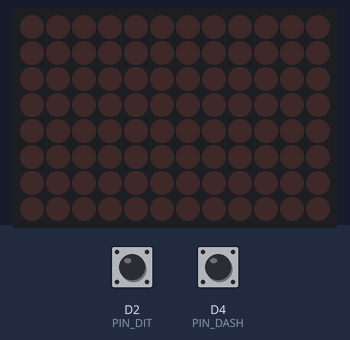
Bench run of a sketch on a simulated Arduino Uno R4 WiFi. Shown: 12×8 LED matrix. The test bench sets the inputs (shaded band); at power-on: D2 (PIN_DIT) HIGH, D4 (PIN_DASH) HIGH. Nothing arrives over Bluetooth unless stated; a phone connects over Bluetooth LE 3 s after start; what the sketch prints to the serial monitor is not drawn.

Above: at 1.2 s.
1.3 s: D2 (PIN_DIT) pulled LOW for 0.15 s
At 3.1 s:
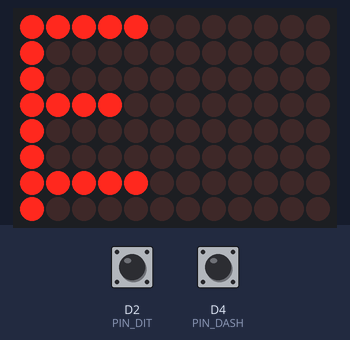
4.4 s: D4 (PIN_DASH) pulled LOW for 0.15 s
At 5.7 s:
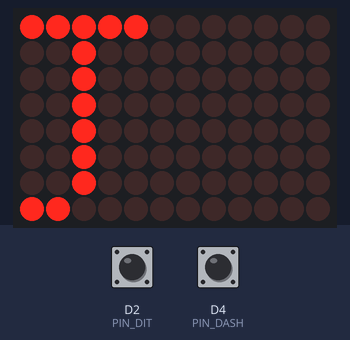
9.0 s: D2 (PIN_DIT) pulled LOW for 1 s
At 9.3 s:
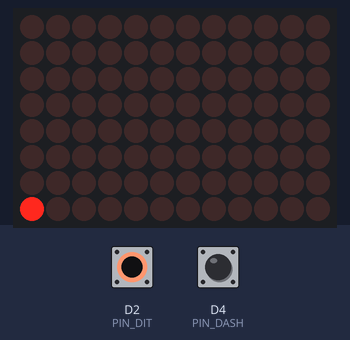
12.6 s: D2 (PIN_DIT) pulled LOW for 3.2 s
At 14.4 s:
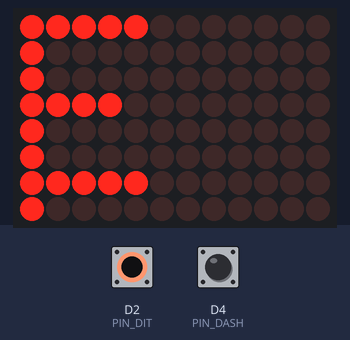
17.3 s: D2 (PIN_DIT) pulsed LOW 5 times (0.12 s each, 0.3 s apart)
At 19.8 s:
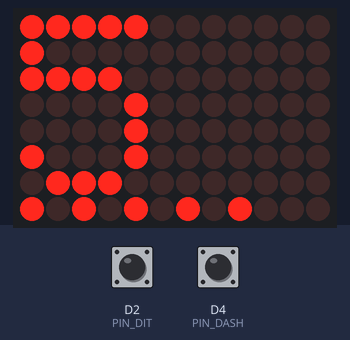
Timing chart, 0 to 21.3 s (numbered marks = the images above; inputs shaded):
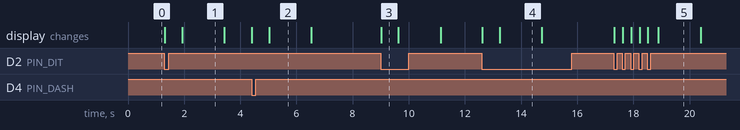

Measured:
- after the input at 1.3 s, the display: first changes at once (image 1 shows a later state)
- after the input at 4.4 s, the display: first changes at once (image 2 shows a later state)
- after the input at 9.0 s, the display: changes at once (image 3)
- after the input at 12.6 s, the display: first changes at once (image 4 shows a later state)
- after the input at 17.3 s, the display: first changes at once (image 5 shows a later state)
- what the display in image 1 shows lasts 1.5 s, from 1.9 s to 3.4 s
- what the display in image 3 shows lasts 0.6 s, from 9.0 s to 9.6 s

The sketch:

MorseTrainer_R4WiFi_v13.ino
```cpp
/*
 * ============================================================
 *  Morse Trainer – Arduino UNO R4 WiFi  (Paddle-Version v3.1)
 *  Interface : USB (Serial, 115200 Bd) + Bluetooth BLE
 *  Display   : 12×8 LED-Matrix onboard  → Arduino_LED_Matrix
 *
 *  Paddle-Belegung
 *    DIT-Taste  → Pin D2  (Punkt  '.')  → GND
 *    DASH-Taste → Pin D4  (Strich '-')  → GND
 *
 *  Erkennung (pro Taste unabhängig)
 *    • Mehrfach-Sampling (Majority-Vote) gegen Preller
 *    • Zustandsautomat: OFFEN → GEDRÜCKT → OFFEN
 *    • Genau EIN Symbol pro physischer Betätigung
 *    • Cooldown verhindert Doppel-Trigger durch Prellen
 *
 *  Bibliotheken
 *    ArduinoBLE         ← Bibliotheksmanager
 *    Arduino_LED_Matrix ← im R4-WiFi-Boardpaket enthalten
 * ============================================================
 */

#include <ArduinoBLE.h>
#include "Arduino_LED_Matrix.h"

// ═══════════════════════════════════════════════════════════
//  PIN-KONFIGURATION
// ═══════════════════════════════════════════════════════════
#define PIN_DIT   2
#define PIN_DASH  4

// ═══════════════════════════════════════════════════════════
//  TIMING  (Millisekunden) – mit Website synchron halten!
// ═══════════════════════════════════════════════════════════
const uint16_t CHAR_TIMEOUT_MS        = 380;  // fertiger, eindeutiger Buchstabe
const uint16_t CHAR_TIMEOUT_AMBIG_MS  = 620;  // Puffer noch Präfix (z.B. "-" → noch nicht T)
const uint16_t DISPLAY_HOLD_MS        = 1500;

// Paddle-Debounce (advanced)
const uint8_t  SAMPLE_COUNT       = 5;    // Anzahl Pin-Abfragen pro Zyklus
const uint16_t SAMPLE_INTERVAL_US   = 400; // Abstand zwischen Samples
const uint8_t  SAMPLE_THRESHOLD     = 4;  // mind. 4/5 LOW = gedrückt
const uint16_t PRESS_SETTLE_MS      = 2;   // stabiler Druck bevor Symbol senden
const uint16_t RELEASE_SETTLE_MS    = 3;   // stabiles Loslassen bevor neue Betätigung
const uint16_t SYMBOL_COOLDOWN_MS   = 28;  // Mindestabstand gleiche Taste (Preller-Schutz)

// ═══════════════════════════════════════════════════════════
//  PADDLE-ZUSTANDSAUTOMAT
// ═══════════════════════════════════════════════════════════
enum PaddleState : uint8_t {
  PADDLE_OPEN = 0,
  PADDLE_DEBOUNCE_PRESS,
  PADDLE_HELD,
  PADDLE_DEBOUNCE_RELEASE
};

struct PaddleKey {
  uint8_t     pin;
  char        symbol;
  PaddleState state;
  uint32_t    stateSince;
  uint32_t    lastSymbolAt;
  bool        rawPressed;
  bool        symbolSent;
};

// ═══════════════════════════════════════════════════════════
//  BLE  (UUIDs identisch zur Website)
// ═══════════════════════════════════════════════════════════
BLEService              morseService("19b10000-e8f2-537e-4f6c-d104768a1214");
BLEStringCharacteristic bleCharTX("19b10001-e8f2-537e-4f6c-d104768a1214",
                                 BLERead | BLENotify, 4);
BLEStringCharacteristic bleCharRX("19b10002-e8f2-537e-4f6c-d104768a1214",
                                 BLEWrite | BLEWriteWithoutResponse, 8);

// ═══════════════════════════════════════════════════════════
//  LED-MATRIX
// ═══════════════════════════════════════════════════════════
ArduinoLEDMatrix matrix;
bool fb[8][12];

void fbClear() { memset(fb, 0, sizeof(fb)); }

void fbSet(uint8_t row, uint8_t col, bool on = true) {
  if (row < 8 && col < 12) fb[row][col] = on;
}

void matrixRender() {
  uint32_t frame[3] = {0, 0, 0};
  for (uint8_t r = 0; r < 8; r++) {
    for (uint8_t c = 0; c < 12; c++) {
      if (fb[r][c]) {
        uint8_t bitIdx = r * 12 + c;
        uint8_t word   = bitIdx / 32;
        uint8_t bit    = 31 - (bitIdx % 32);
        frame[word] |= (1UL << bit);
      }
    }
  }
  matrix.loadFrame(frame);
}

// ═══════════════════════════════════════════════════════════
//  FONT 5×7
// ═══════════════════════════════════════════════════════════
const uint8_t FONT5X7[][5] PROGMEM = {
  { 0b0111110, 0b1001001, 0b1001001, 0b1001001, 0b0111110 }, // A
  { 0b1111111, 0b1001001, 0b1001001, 0b1001001, 0b0110110 }, // B
  { 0b0111110, 0b1000001, 0b1000001, 0b1000001, 0b0100010 }, // C
  { 0b1111111, 0b1000001, 0b1000001, 0b1000001, 0b0111110 }, // D
  { 0b1111111, 0b1001001, 0b1001001, 0b1001001, 0b1000001 }, // E
  { 0b1111111, 0b0001001, 0b0001001, 0b0001001, 0b0000001 }, // F
  { 0b0111110, 0b1000001, 0b1001001, 0b1001001, 0b0111010 }, // G
  { 0b1111111, 0b0001000, 0b0001000, 0b0001000, 0b1111111 }, // H
  { 0b0000000, 0b1000001, 0b1111111, 0b1000001, 0b0000000 }, // I
  { 0b0100000, 0b1000000, 0b1000001, 0b0111111, 0b0000001 }, // J
  { 0b1111111, 0b0001000, 0b0010100, 0b0100010, 0b1000001 }, // K
  { 0b1111111, 0b1000000, 0b1000000, 0b1000000, 0b1000000 }, // L
  { 0b1111111, 0b0000010, 0b0000100, 0b0000010, 0b1111111 }, // M
  { 0b1111111, 0b0000010, 0b0000100, 0b0001000, 0b1111111 }, // N
  { 0b0111110, 0b1000001, 0b1000001, 0b1000001, 0b0111110 }, // O
  { 0b1111111, 0b0001001, 0b0001001, 0b0001001, 0b0000110 }, // P
  { 0b0111110, 0b1000001, 0b1010001, 0b0100001, 0b1011110 }, // Q
  { 0b1111111, 0b0001001, 0b0011001, 0b0101001, 0b1000110 }, // R
  { 0b1000110, 0b1001001, 0b1001001, 0b1001001, 0b0110001 }, // S
  { 0b0000001, 0b0000001, 0b1111111, 0b0000001, 0b0000001 }, // T
  { 0b0111111, 0b1000000, 0b1000000, 0b1000000, 0b0111111 }, // U
  { 0b0011111, 0b0100000, 0b1000000, 0b0100000, 0b0011111 }, // V
  { 0b0111111, 0b1000000, 0b0110000, 0b1000000, 0b0111111 }, // W
  { 0b1100011, 0b0010100, 0b0001000, 0b0010100, 0b1100011 }, // X
  { 0b0000111, 0b0001000, 0b1110000, 0b0001000, 0b0000111 }, // Y
  { 0b1100001, 0b1010001, 0b1001001, 0b1000101, 0b1000011 }, // Z
  { 0b0111110, 0b1010001, 0b1001001, 0b1000101, 0b0111110 }, // 0
  { 0b0000000, 0b1000010, 0b1111111, 0b1000000, 0b0000000 }, // 1
  { 0b1100010, 0b1010001, 0b1001001, 0b1001001, 0b1000110 }, // 2
  { 0b0100010, 0b1000001, 0b1001001, 0b1001001, 0b0110110 }, // 3
  { 0b0001111, 0b0001000, 0b0001000, 0b0001000, 0b1111111 }, // 4
  { 0b0100111, 0b1000101, 0b1000101, 0b1000101, 0b0111001 }, // 5
  { 0b0111100, 0b1001010, 0b1001001, 0b1001001, 0b0110000 }, // 6
  { 0b0000001, 0b1110001, 0b0001001, 0b0000101, 0b0000011 }, // 7
  { 0b0110110, 0b1001001, 0b1001001, 0b1001001, 0b0110110 }, // 8
  { 0b0000110, 0b1001001, 0b1001001, 0b1001001, 0b0111110 }, // 9
};

void fbDrawChar(char ch, uint8_t startRow, uint8_t startCol) {
  int8_t idx = -1;
  if (ch >= 'A' && ch <= 'Z') idx = ch - 'A';
  else if (ch >= '0' && ch <= '9') idx = 26 + (ch - '0');
  if (idx < 0) return;

  for (uint8_t col = 0; col < 5; col++) {
    uint8_t colData = pgm_read_byte(&FONT5X7[idx][col]);
    for (uint8_t row = 0; row < 7; row++) {
      fbSet(startRow + row, startCol + col, (colData >> row) & 1);
    }
  }
}

// ═══════════════════════════════════════════════════════════
//  MORSE-ALPHABET
// ═══════════════════════════════════════════════════════════
const char* MORSE_TABLE[] = {
  ".-", "-...", "-.-.", "-..", ".",
  "..-.", "--.", "....", "..", ".---",
  "-.-", ".-..", "--", "-.", "---",
  ".--.", "--.-", ".-.", "...", "-",
  "..-", "...-", ".--", "-..-", "-.--",
  "--..",
  "-----", ".----", "..---", "...--", "....-",
  ".....", "-....", "--...", "---..", "----."
};
const char MORSE_CHARS[] = "ABCDEFGHIJKLMNOPQRSTUVWXYZ0123456789";

// ═══════════════════════════════════════════════════════════
//  ANWENDUNGSZUSTAND
// ═══════════════════════════════════════════════════════════
char     decodedChar    = ' ';
String   morseBuffer    = "";
uint32_t lastSymbolAt   = 0;
uint32_t displayHoldUntil = 0;

PaddleKey dit  = { PIN_DIT,  '.', PADDLE_OPEN, 0, 0, false, false };
PaddleKey dash = { PIN_DASH, '-', PADDLE_OPEN, 0, 0, false, false };

char decodeMorse(const String& code) {
  for (uint8_t i = 0; i < sizeof(MORSE_CHARS) - 1; i++) {
    if (code == MORSE_TABLE[i]) return MORSE_CHARS[i];
  }
  return '?';
}

// true wenn morseBuffer Anfang eines LÄNGEREN Codes ist (z.B. "-" → noch "9" möglich)
bool isPrefixOfLongerCode(const String& buf) {
  if (buf.length() == 0) return false;
  for (uint8_t i = 0; i < sizeof(MORSE_CHARS) - 1; i++) {
    const char* code = MORSE_TABLE[i];
    const uint8_t len = strlen(code);
    if (len > buf.length() && strncmp(code, buf.c_str(), buf.length()) == 0) {
      return true;
    }
  }
  return false;
}

uint16_t charTimeoutMs() {
  if (isPrefixOfLongerCode(morseBuffer)) return CHAR_TIMEOUT_AMBIG_MS;
  return CHAR_TIMEOUT_MS;
}

void updateDisplay() {
  fbClear();

  if ((decodedChar >= 'A' && decodedChar <= 'Z') ||
      (decodedChar >= '0' && decodedChar <= '9')) {
    fbDrawChar(decodedChar, 0, 0);
  }

  uint8_t x = 0;
  for (uint8_t i = 0; i < morseBuffer.length() && x < 12; i++) {
    if (morseBuffer[i] == '.') {
      fbSet(7, x);
      x += 2;
    } else if (morseBuffer[i] == '-') {
      if (x     < 12) fbSet(7, x);
      if (x + 1 < 12) fbSet(7, x + 1);
      x += 3;
    }
  }

  matrixRender();
}

void bleNotifySymbol(char symbol) {
  if (!BLE.connected()) return;
  // Leerzeichen-Prefix: BLE notify bei zwei gleichen Symbolen (z.B. "..")
  bleCharTX.writeValue(" ");
  bleCharTX.writeValue(String(symbol));
}

// Majority-Vote über mehrere Samples – filtert Einzelimpulse zuverlässig
bool samplePressed(uint8_t pin) {
  uint8_t lows = 0;
  for (uint8_t i = 0; i < SAMPLE_COUNT; i++) {
    if (digitalRead(pin) == LOW) lows++;
    if (i + 1 < SAMPLE_COUNT) delayMicroseconds(SAMPLE_INTERVAL_US);
  }
  return lows >= SAMPLE_THRESHOLD;
}

bool cooldownElapsed(const PaddleKey& key) {
  return key.lastSymbolAt == 0 ||
         (millis() - key.lastSymbolAt) >= SYMBOL_COOLDOWN_MS;
}

void emitSymbol(PaddleKey& key) {
  Serial.print(key.symbol);
  bleNotifySymbol(key.symbol);

  morseBuffer += key.symbol;
  lastSymbolAt = millis();
  key.lastSymbolAt = millis();
  key.symbolSent = true;

  displayHoldUntil = 0;   // neue Eingabe → kein altes T/E mehr anzeigen
  decodedChar = ' ';
  updateDisplay();
}

// Advanced Debounce: Symbol nur beim bestätigten Drücken (Key-Down), kein Nachsenden
void processPaddle(PaddleKey& key) {
  const bool pressed = samplePressed(key.pin);
  const uint32_t now = millis();

  if (pressed != key.rawPressed) {
    key.rawPressed = pressed;
    key.stateSince = now;
  }

  switch (key.state) {
    case PADDLE_OPEN:
      if (pressed && (now - key.stateSince) >= PRESS_SETTLE_MS) {
        key.state = PADDLE_DEBOUNCE_PRESS;
        key.stateSince = now;
      } else if (!pressed) {
        key.symbolSent = false;
      }
      break;

    case PADDLE_DEBOUNCE_PRESS:
      if (!pressed) {
        key.state = PADDLE_OPEN;
        key.stateSince = now;
        break;
      }
      if (!key.symbolSent && (now - key.stateSince) >= PRESS_SETTLE_MS &&
          cooldownElapsed(key)) {
        emitSymbol(key);
        key.state = PADDLE_HELD;
        key.stateSince = now;
      }
      break;

    case PADDLE_HELD:
      if (!pressed) {
        key.state = PADDLE_DEBOUNCE_RELEASE;
        key.stateSince = now;
      }
      break;

    case PADDLE_DEBOUNCE_RELEASE:
      if (pressed) {
        key.state = PADDLE_HELD;
        key.stateSince = now;
        break;
      }
      if ((now - key.stateSince) >= RELEASE_SETTLE_MS) {
        key.state = PADDLE_OPEN;
        key.stateSince = now;
        key.symbolSent = false;
      }
      break;
  }
}

void finalizeChar() {
  if (morseBuffer.length() == 0) return;

  decodedChar = decodeMorse(morseBuffer);
  updateDisplay();

  displayHoldUntil = millis() + DISPLAY_HOLD_MS;
  morseBuffer = "";
}

void setup() {
  Serial.begin(115200);
  pinMode(PIN_DIT,  INPUT_PULLUP);
  pinMode(PIN_DASH, INPUT_PULLUP);

  matrix.begin();
  updateDisplay();

  if (!BLE.begin()) {
    Serial.println("[BLE] Init fehlgeschlagen – USB-only");
  } else {
    BLE.setLocalName("Arduino-MorseTrainer");
    BLE.setAdvertisedService(morseService);
    morseService.addCharacteristic(bleCharTX);
    morseService.addCharacteristic(bleCharRX);
    BLE.addService(morseService);
    bleCharTX.setValue("");
    bleCharRX.setValue("");
    BLE.advertise();
    Serial.println("[BLE] Bereit als 'Arduino-MorseTrainer'");
  }

  Serial.println("[USB] Bereit @ 115200 Baud | Dit=D2  Dash=D4");
  Serial.print("[CFG] CHAR_TIMEOUT_MS=");
  Serial.print(CHAR_TIMEOUT_MS);
  Serial.print(" / AMBIG=");
  Serial.println(CHAR_TIMEOUT_AMBIG_MS);
}

void loop() {
  BLE.poll();

  processPaddle(dit);
  processPaddle(dash);

  if (morseBuffer.length() > 0 &&
      (millis() - lastSymbolAt) >= charTimeoutMs()) {
    finalizeChar();
  }

  if (displayHoldUntil > 0 && millis() >= displayHoldUntil) {
    displayHoldUntil = 0;
    decodedChar = ' ';
    updateDisplay();
  }

  if (bleCharRX.written()) {
    String val = bleCharRX.value();
    if (val.length() > 0) {
      Serial.print("[RX-BLE Website-Ziel]: ");
      Serial.println(val[0]);
    }
  }

  while (Serial.available()) {
    (void)Serial.read();
  }
}
```
